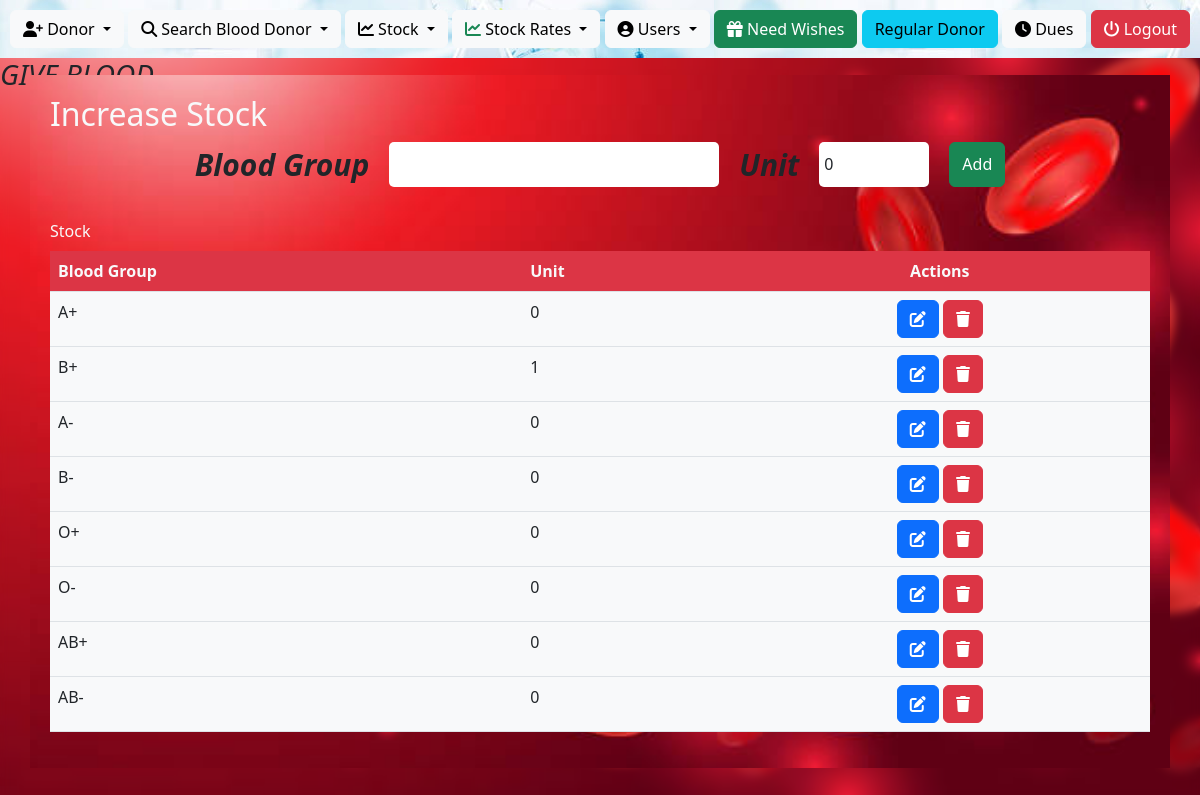
The app's page /stock-increase with its own data.
### bb/models.py (models this page shows, shortened)
class StockIncrease(models.Model):
    blood_group = models.CharField(max_length=50, blank=True)
    unit = models.IntegerField(blank=True)
    month = models.CharField(max_length=50, blank=True)
    year = models.CharField(max_length=50, blank=True)

### bb/views.py (the view)
# urls.py: path('stock-increase', views.stock_increase, name="stock-increase"),
def stock_increase(request):
    blood_groups = StockIncrease.objects.all()
    if request.method == 'POST':
        blood_group = request.POST['blood-group']
        unit = request.POST['unit']
        new_blood_group = StockIncrease.objects.create(blood_group=blood_group, unit=unit)
        new_blood_group.save()
        messages.info(request, 'New Blood Donor Added Successfully...')
    return render(request, 'stock-increase.html', {'blood_groups':blood_groups})

### templates/stock-increase.html (shortened to what this page needs)
<!DOCTYPE html>
<html lang="en">
<head>
    <link rel="stylesheet" href="../static/assest/vendor/bootstrap/css/bootstrap.min.css">
    <link rel="stylesheet" href="../static/assest/vendor/fontawesome-free/css/all.min.css">
    <link rel="stylesheet" href="../static/css/style.css">
</head>
<body>
    <main>
        <header>
            <div class="header-content">
                <div class="btn-group">
                    <button type="button" class="btn btn-light dropdown-toggle" data-bs-toggle="dropdown" aria-expanded="false">
                        <i class="fa fa-user-plus"></i> Donor
                    </button>
                </div>
                <div class="btn-group">
                    <button type="button" class="btn btn-light dropdown-toggle" data-bs-toggle="dropdown" aria-expanded="false">
                        <i class="fa fa-search"></i> Search Blood Donor
                    </button>
                </div>
                <div class="btn-group">
                    <button type="button" class="btn btn-light dropdown-toggle" data-bs-toggle="dropdown" aria-expanded="false">
                        <i class="fa fa-chart-line"></i> Stock
                    </button>
                </div>
                <div class="btn-group">
                    <button type="button" class="btn btn-light dropdown-toggle" data-bs-toggle="dropdown" aria-expanded="false">
                        <i class="fa fa-chart-line text-success"></i> Stock Rates
                    </button>
                </div>
                <div class="btn-group">
                    <button type="button" class="btn btn-light dropdown-toggle" data-bs-toggle="dropdown" aria-expanded="false">
                        <i class="fa fa-user-circle"></i> Users
                    </button>
                </div>
                <div class="btn-group">
                    <a href="/birthday" class="btn btn-success">
                        <i class="fa fa-gift"></i> Need Wishes
                    </a>
                </div>
                <div class="btn-group">
                    <a href="/regular-donor" class="btn btn-info">
                        Regular Donor
                    </a>
                </div>
                <div class="btn-group">
                    <a href="/due-date" class="btn btn-light">
                        <i class="fa fa-clock"></i> Dues
                    </a>
                </div>
                <div class="btn-group">
                    <a href="/logout" class="btn btn-danger">
                        <i class="fa fa-power-off"></i> Logout
                    </a>
                </div>
            </div>
        </header>
        <h3><i id="text"></i></h3>
        <section class="body-section">
            <div class="modal-body">
                <h2 class="text-light">Increase Stock</h2>
                <div>
                    <form action="" method="post" class="search">
                        <span class="text-bold"> Blood Group</span>
                        <input type="text" name="blood-group" id="" class="form-control input1" required>
                        <span class="text-bold"> Unit</span>
                        <input type="number" name="unit" class="form-control input2" placeholder="unit" value="0" required>
                        <button class="btn btn-success">Add</button>
                    </form>
                </div>
                <table class="table caption-top">
                    <caption class="text-light">Stock</caption><br>
                    <thead class="bg-danger text-light">
                    <tr>
                        <th scope="col">Blood Group</th>
                        <th scope="col">Unit</th>
                        <th scope="col" class="text-center">Actions</th>
                    </tr>
                    </thead>
                    <tbody class="bg-light">
                    {% for blood in blood_groups %}
                    <tr>
                        <td>{{blood.blood_group}}</td>
                        <td>{{blood.unit}}</td>
                        <td class="text-center">
                            <a href="/try-updating-blood-group/{{blood.id}}" class="btn btn-primary"><i class="fa fa-edit"></i></a>
                            <a href="/request-for-delete-blood/{{blood.id}}" class="btn btn-danger"><i class="fa fa-trash"></i></a>
                        </td>
                    </tr>
                    {% endfor %}
                    </tbody>
                </table>
            </div>
        </section>
    </main>
</body>
</html>

### static/css/style.css (style rules this page uses)
body { background: url(../img/bloodbg-2.jpg); background-repeat: no-repeat; background-size: cover; background-position: center; height: 100vh; }
main { backdrop-filter: blur(5px); height: 100vh; }
header { background: url(../img/bloodbg-1.jpg); padding: 10px; }
.body-section { margin: 50px 30px 0 30px; display: flex; justify-content: center; align-items: center; height: 70vh; background: url(../img/bloodbg-3.jpg); background-size: cover; background-position: center; background-repeat: no-repeat; }
.modal-body { background: url(../img/bloodbg-2.jpg); background-size: cover; background-position: center; background-repeat: no-repeat; padding: 20px; }
.modal-body form { display: flex; gap: 20px; }
.modal-body input, select, textarea { width: 100%; border-radius: 5px; outline: none; border: none; padding: 5px; }

### templates/stock-increase.html (style rules this page uses)
.search { display: flex; justify-content: center; gap: 20px; }
.search .input2 { width: 10%; }
.search .input1 { width: 30%; }
.search span { font-size: 30px; font-weight: 900; font-style: italic; }

### records on screen
StockIncrease: blood_group "A+", unit "0"
StockIncrease: blood_group "B+", unit "1"
StockIncrease: blood_group "A-", unit "0"
StockIncrease: blood_group "B-", unit "0"
StockIncrease: blood_group "O+", unit "0"
StockIncrease: blood_group "O-", unit "0"
StockIncrease: blood_group "AB+", unit "0"
StockIncrease: blood_group "AB-", unit "0"
